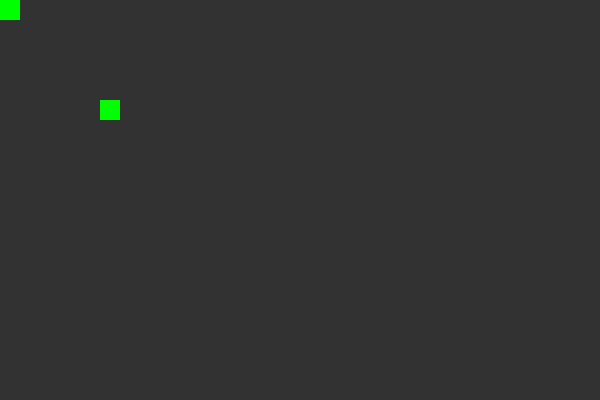
Frame 1 (no input)
Frame 60 (the mouse pressed at the canvas centre just before this capture): identical to frame 1, image omitted
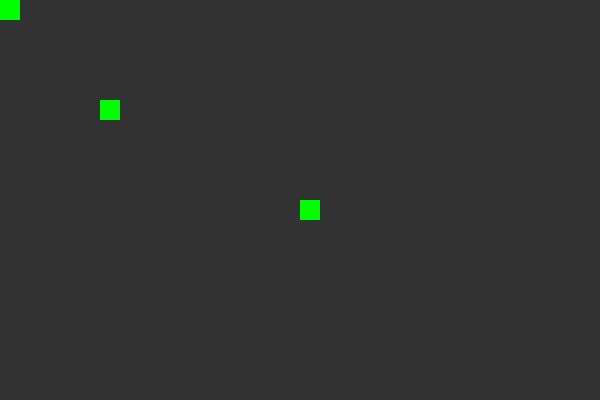
Frame 120 (the mouse held since frame 60 and released just before this capture)

The Processing sketch that drew these frames (run headless with seeded random() and noise(); from frame 60 on, the mouse is pressed at the canvas centre):

// Processing sketch: processing_150256
// ── processing_150256.pde

void setup() {  
size(600,400);
background(50,50,50);
}

void draw() {
fill(0,255,0);
noStroke();
rect(100,100,20,20);
rect(mouseX,mouseY,20,20);
}
